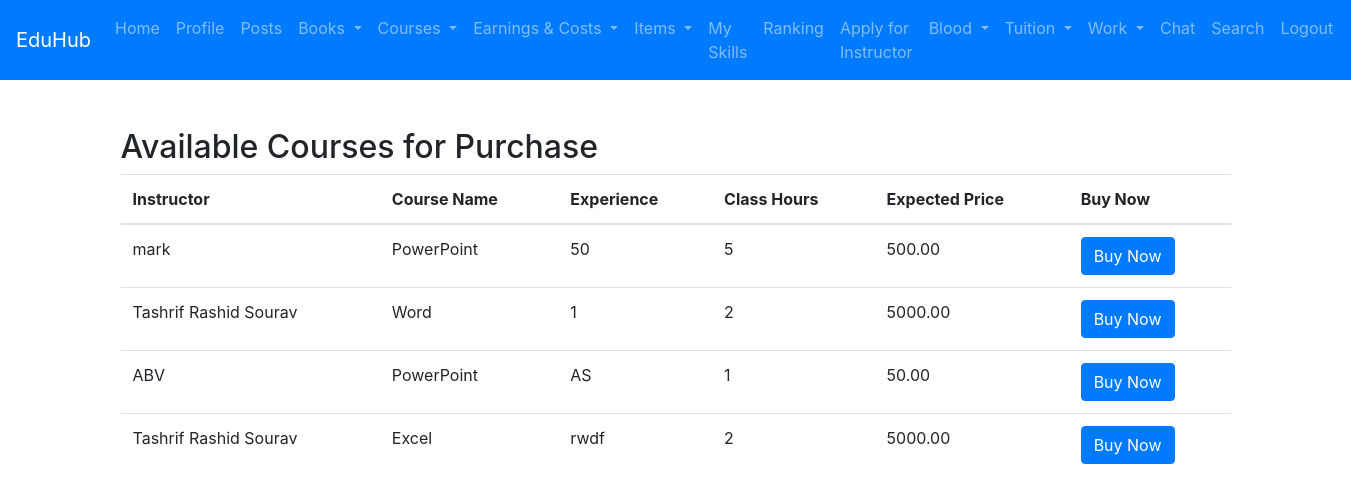
The app's page /adminbuy_courses.php (signed in) with its own data.
### tables this page shows
CREATE TABLE `instructors` (
  `instructor_id` int(11) NOT NULL,
  `student_id` int(11) DEFAULT NULL,
  `full_name` varchar(255) NOT NULL,
  `job_experience` text DEFAULT NULL,
  `available_courses` enum('PowerPoint','Word','Excel','Web Frontend','Web Backend','Web Fullstack','Electronics Projects') NOT NULL,
  `expected_money` decimal(10,2) NOT NULL,
  `class_hour` int(11) NOT NULL,
  `pdf_upload_path` varchar(255) DEFAULT NULL,
  `video_upload_path` varchar(255) DEFAULT NULL,
  `created_at` timestamp NOT NULL DEFAULT current_timestamp(),
  `status` enum('pending','approved','rejected') DEFAULT 'pending',
  `course_id` int(11) DEFAULT NULL
);

CREATE TABLE `courses` (
  `course_id` int(11) NOT NULL,
  `instructor_id` int(11) NOT NULL,
  `course_name` enum('PowerPoint','Word','Excel','Web Frontend','Web Backend','Web Fullstack','Electronics Projects') NOT NULL,
  `created_at` timestamp NOT NULL DEFAULT current_timestamp(),
  `student_id` int(11) NOT NULL,
  `price` decimal(10,2) DEFAULT NULL
);

### adminbuy_courses.php (the view, shortened to what this page needs)
<?php
include 'db_connect.php';
$logged_in_student_id = $_SESSION['student_id'];
$sql = "
SELECT i.instructor_id, i.full_name, i.job_experience, i.available_courses, i.expected_money, i.class_hour, i.pdf_upload_path, i.video_upload_path, c.course_id, c.course_name
FROM instructors i
JOIN courses c ON i.instructor_id = c.instructor_id
WHERE i.student_id != $logged_in_student_id
AND i.status = 'approved'
AND c.course_id NOT IN (SELECT course_id FROM purchased_courses WHERE buyer_id = $logged_in_student_id)
";
$result = $conn->query($sql);
?>
<!DOCTYPE html>
<html lang="en">
<head>
    <link rel="stylesheet" href="https://stackpath.bootstrapcdn.com/bootstrap/4.5.2/css/bootstrap.min.css">
</head>
<body>
<?php include 'navbaradmin.php'; ?>
<div class="container mt-5">
    <h2>Available Courses for Purchase</h2>
    <table class="table">
        <thead>
            <tr>
                <th>Instructor</th>
                <th>Course Name</th>
                <th>Experience</th>
                <th>Class Hours</th>
                <th>Expected Price</th>
                <th>Buy Now</th>
            </tr>
        </thead>
        <tbody>
            <?php if ($result && $result->num_rows > 0): ?>
                <?php while ($row = $result->fetch_assoc()): ?>
                    <tr>
                        <td><?php echo htmlspecialchars($row['full_name']); ?></td>
                        <td><?php echo htmlspecialchars($row['course_name']); ?></td>
                        <td><?php echo htmlspecialchars($row['job_experience']); ?></td>
                        <td><?php echo htmlspecialchars($row['class_hour']); ?></td>
                        <td><?php echo htmlspecialchars($row['expected_money']); ?></td>
                        <td>
                            <form method="POST" action="">
                                <button type="submit" name="buy_course" class="btn btn-primary">Buy Now</button>
                            </form>
                        </td>
                    </tr>
                <?php endwhile; ?>
            <?php else: ?>
                <tr>
                    <td colspan="6">No courses available for purchase.</td>
                </tr>
            <?php endif; ?>
        </tbody>
    </table>
</div>
</body>
</html>

### records on screen
instructors: full_name "mark", courses.course_name "PowerPoint", job_experience "50", class_hour "5", expected_money "500.00"
instructors: full_name "Tashrif Rashid Sourav", courses.course_name "Word", job_experience "1", class_hour "2", expected_money "5000.00"
instructors: full_name "ABV", courses.course_name "PowerPoint", job_experience "AS", class_hour "1", expected_money "50.00"
instructors: full_name "Tashrif Rashid Sourav", courses.course_name "Excel", job_experience "rwdf", class_hour "2", expected_money "5000.00"
